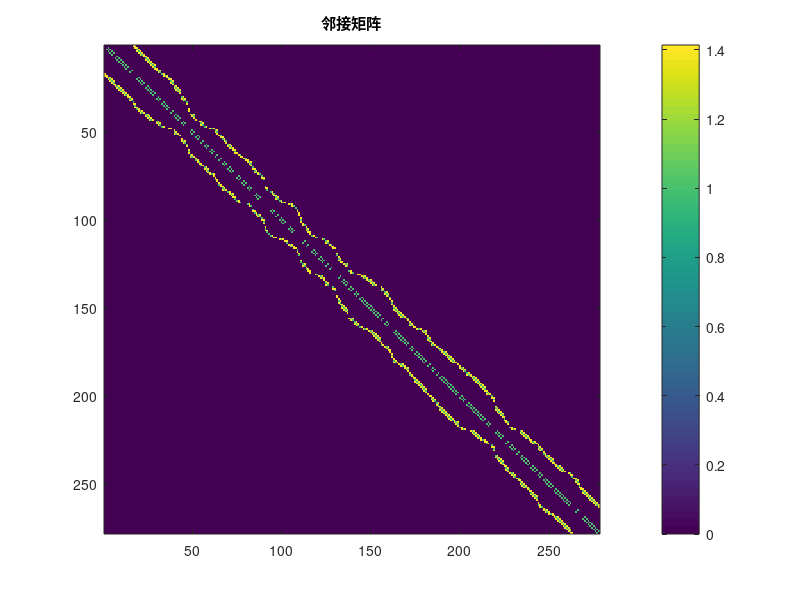

The MATLAB source for this figure:
% 此文件用于记录eie589 第一次作业

% 生成节点坐标矩阵，这里是20x20的网格
[x, y] = meshgrid(1:20, 1:20);
all_points = [x(:), y(:)]; % 将坐标矩阵转换为Nx2的矩阵，N = 400

% 保留(1,1)和(20,20)两个点，获取其他398个点的索引
keep_points = [1; 400]; % (1,1)对应索引1，(20,20)对应索引400
other_points_index = setdiff(1:400, keep_points); 

% 随机选择120个要移除的点的索引
removed_points_index = randperm(length(other_points_index), 120);
remaining_points_index = setdiff(other_points_index, removed_points_index); 

% 获取剩余的280个点的坐标
remaining_points = all_points(remaining_points_index, :);

% 构建图的邻接矩阵
num_remaining_points = size(remaining_points, 1);
adj_matrix = zeros(num_remaining_points);
for i = 1:num_remaining_points
    for j = 1:num_remaining_points
        % 计算两点之间的距离
        dist = norm(remaining_points(i,:) - remaining_points(j,:));
        if abs(remaining_points(i,1) - remaining_points(j,1)) <= 1 &&...
           abs(remaining_points(i,2) - remaining_points(j,2)) <= 1
            adj_matrix(i,j) = dist;
            adj_matrix(j,i) = dist; % 因为是无向图，所以邻接矩阵是对称的
        end
    end
end

imagesc(adj_matrix);
colorbar;
title('邻接矩阵');